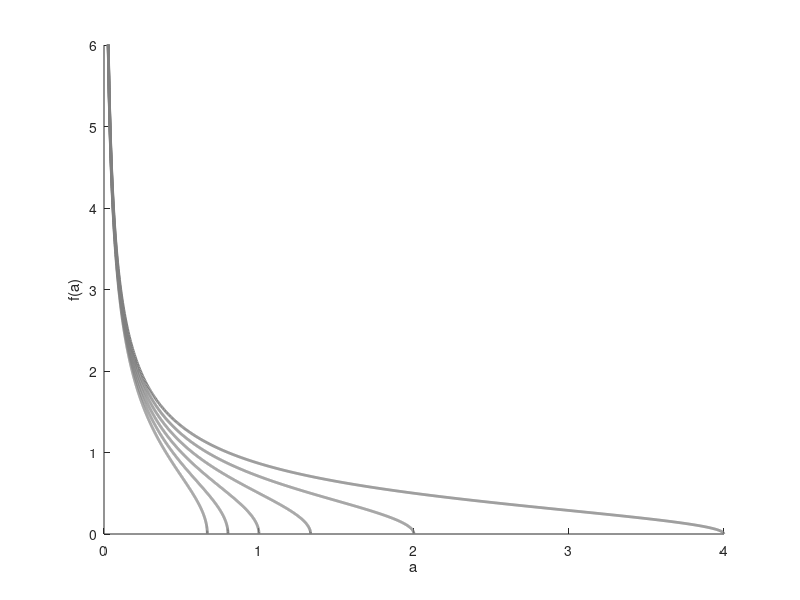
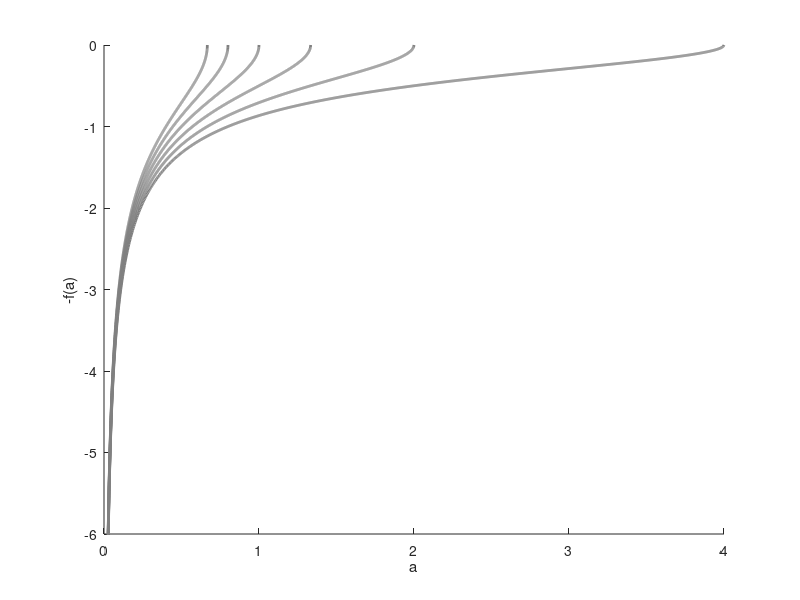
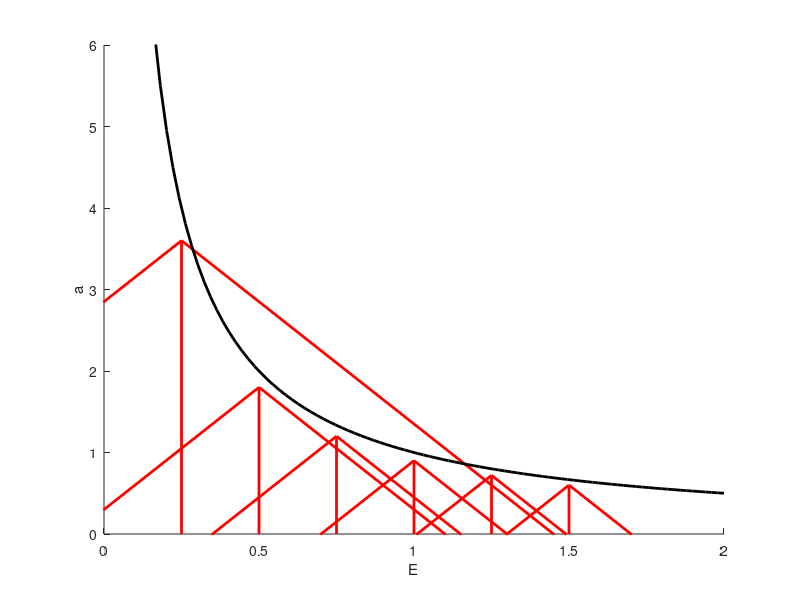
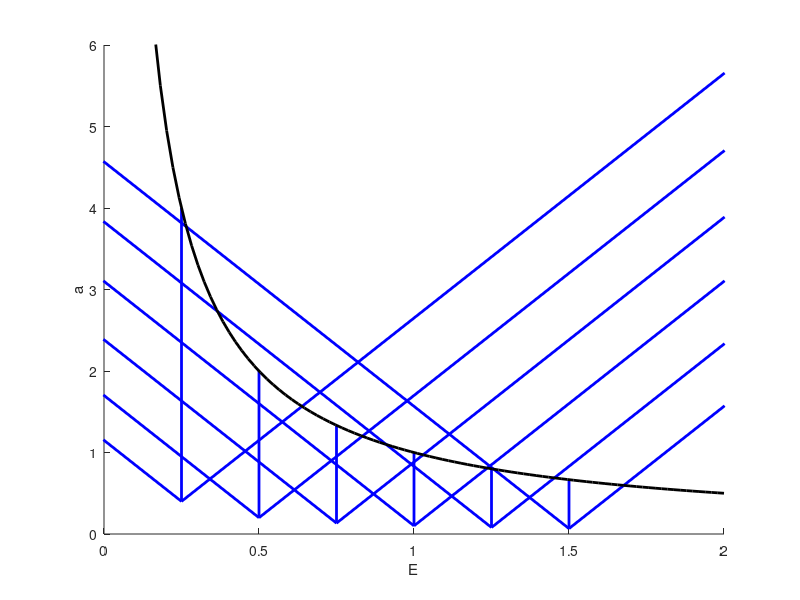

Source code (MATLAB) for these figures, in order:
f = figure;
hold off;
for i = 1:4
    subplot(2,2,i);
    clf;
    hold on;
    grid on;
end

E = 0.25:0.25:1.5;
for i = 1:length(E)
    a = linspace(0,1/E(i), 1000);
    f = sqrt(1./a - E(i));  
    col = [0.5 0.5 0.5];
    lineWidth = 2;
    lineStyle = '-';
    %Draw Graphics
    subplot(2,2,1);
    hold on;
    plot(a, f, 'color', col, 'LineWidth', lineWidth, 'LineStyle', lineStyle);
    subplot(2,2,2);
    hold on;
    quiver(E(i),0,0,1/E(i), 'color', 'r', 'LineWidth', lineWidth, 'LineStyle', lineStyle, 'MaxHeadSize', 10);
    subplot(2,2,3);
    hold on;
    plot(a, -f, 'color', col, 'LineWidth', lineWidth, 'LineStyle', lineStyle);
    subplot(2,2,4);
    hold on;
    quiver(E(i), 1/E(i), 0, -1/E(i), 'color', 'b', 'LineWidth', lineWidth, 'LineStyle', lineStyle, 'MaxHeadSize', 10);
end

%Format axis
h1 = subplot(2,2,1);
axis manual;
xlabel('a');
ylabel('f(a)');
axis([0 1/E(1) 0 6]);
h2 = subplot(2,2,3);
axis manual;
axis([0 1/E(1) -6 0]);
xlabel('a');
ylabel('-f(a)');

%draw max size of universe
E = linspace(0,2);
h3 = subplot(2, 2, 2);
axis manual;
axis([0 E(end) 0 6]);
xlabel('E');
ylabel('a');
hold on;
plot(E, 1./E, 'color', 'k', 'LineWidth', 2);
h4 = subplot(2, 2, 4);
hold on;
plot(E, 1./E, 'color', 'k', 'LineWidth', 2);
axis manual;
axis([0 E(end) 0 6]);
xlabel('E');
ylabel('a');

%make eps
bufferFig = figure;
newFig = copyobj(h1, bufferFig);
set(newFig, 'Position', get(0, 'DefaultAxesPosition'));
print(bufferFig, '-depsc', 'phasendiagramm1.eps');
clf(bufferFig);

newFig = copyobj(h2, bufferFig);
set(newFig, 'Position', get(0, 'DefaultAxesPosition'));
print(bufferFig, '-depsc', 'phasendiagramm2.eps');
clf(bufferFig);

newFig = copyobj(h3, bufferFig);
set(newFig, 'Position', get(0, 'DefaultAxesPosition'));
print(bufferFig, '-depsc', 'phasendiagramm3.eps');
clf(bufferFig);

newFig = copyobj(h4, bufferFig);
set(newFig, 'Position', get(0, 'DefaultAxesPosition'));
print(bufferFig, '-depsc', 'phasendiagramm4.eps');
